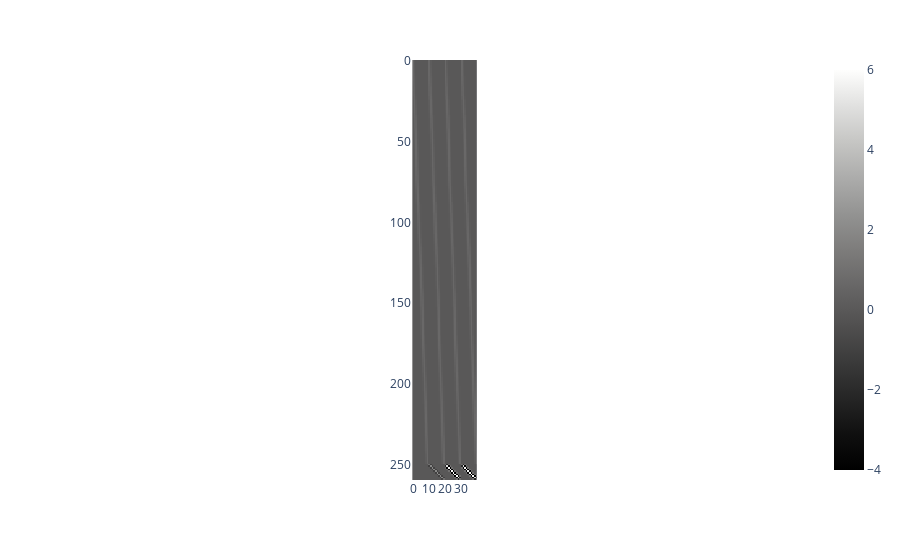

Notebook code cell kept with this figure:
### Code cell
# plot basis with penalties
m = ( ('s(1)', 'no', 10), ('s(2)', 'inc', 10), ('s(3)', 'conv', 10), ('s(4)', 'conv', 10) )
M = Model(m)
M.create_basis(X=X_norm)
M.basis_without_penalty.shape
M.create_basis_with_penalty_and_weight(X=X_norm)
print("Used penalties: ", [i.penalty for i in M.smooths])
fig = px.imshow(M.basis_with_penalty_and_weight)
fig.update_traces(dict(coloraxis=None, 
                       colorscale='gray')) #, selector={'type':'heatmap'})
#print(fig)
fig.show()

### Figure 1 — Plotly figure (JSON) as saved in the notebook; plotly's stock layout.template omitted (floating-point values rounded to 4 significant figures; data arrays with more than 128 entries replaced by an {"elided": "..."} marker saying what was removed)
{"data": [{"colorscale": [[0, "rgb(0, 0, 0)"], [0.09091, "rgb(16, 16, 16)"], [0.1818, "rgb(38, 38, 38)"], [0.2727, "rgb(59, 59, 59)"], [0.3636, "rgb(81, 80, 80)"], [0.4545, "rgb(102, 101, 101)"], [0.5455, "rgb(124, 123, 122)"], [0.6364, "rgb(146, 146, 145)"], [0.7273, "rgb(171, 171, 170)"], [0.8182, "rgb(197, 197, 195)"], [0.9091, "rgb(224, 224, 223)"], [1, "rgb(254, 254, 253)"]], "type": "heatmap", "z": {"elided": "260x40 float values"}}], "layout": {"coloraxis": {"colorscale": [[0, "#0d0887"], [0.1111, "#46039f"], [0.2222, "#7201a8"], [0.3333, "#9c179e"], [0.4444, "#bd3786"], [0.5556, "#d8576b"], [0.6667, "#ed7953"], [0.7778, "#fb9f3a"], [0.8889, "#fdca26"], [1, "#f0f921"]]}, "margin": {"t": 60}, "xaxis": {"constrain": "domain", "scaleanchor": "y"}, "yaxis": {"autorange": "reversed", "constrain": "domain"}}}
